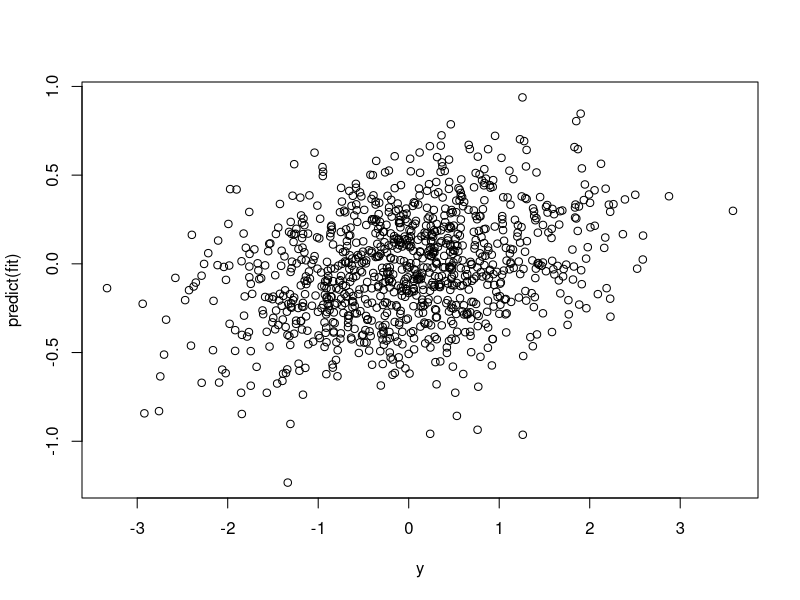

The R source for this figure:
## ---- chunk 1
library(caret)
m <- 1e3
n <- 1e2
x <- matrix(rnorm(m*n),ncol=n,dimnames=list(seq_len(m),seq_len(n)))
y <- rnorm(m)
fit <- train(x, y, method="lm", trControl=trainControl(method="none"))
plot(y, predict(fit))
